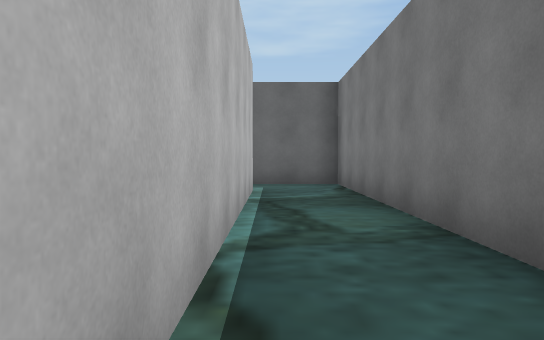
View 1 (above)

16 first-person views from a walk through a Unity game level. The camera is 1.2 m above the floor, tilts 2° down and sees 70° across. The floor is counted in squares, 2 m on a side. Each view is taken from the middle of a square. On the plan, view 1 faces up. The plan holds only what a view shows up to about 11 squares ahead; the rest is blank. The player is left out. Some surface patterns are stand-ins.

View 2
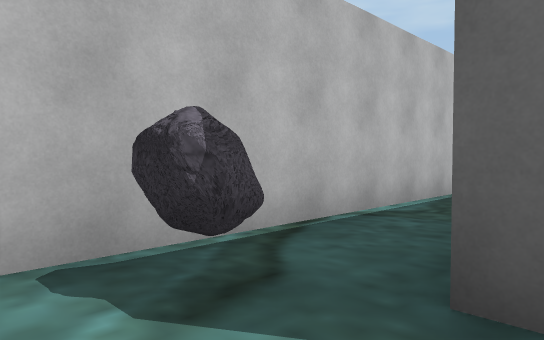

View 3
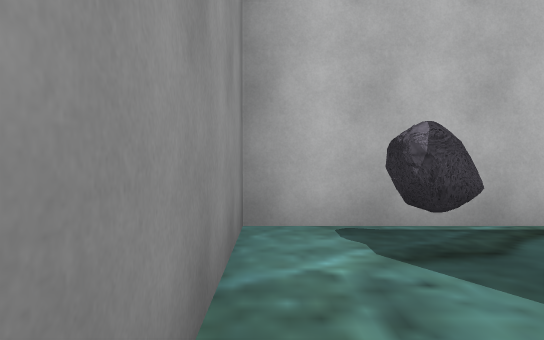

View 4
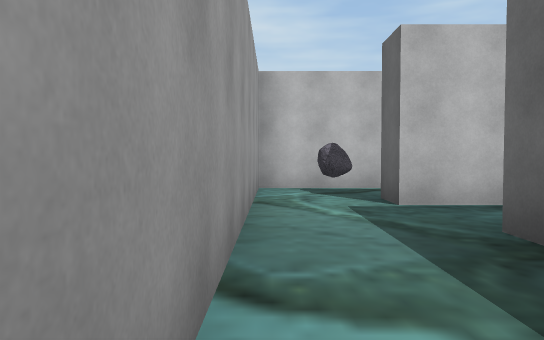

View 5
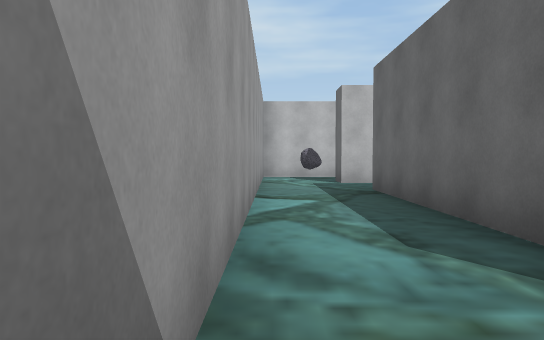

View 6
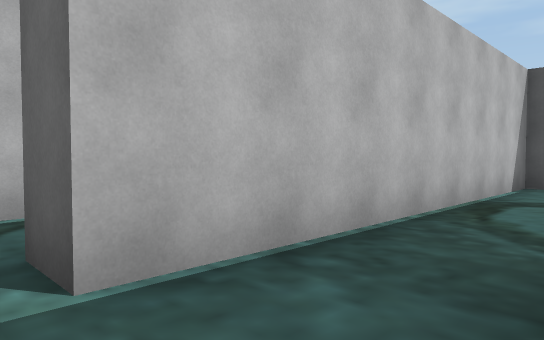

View 7
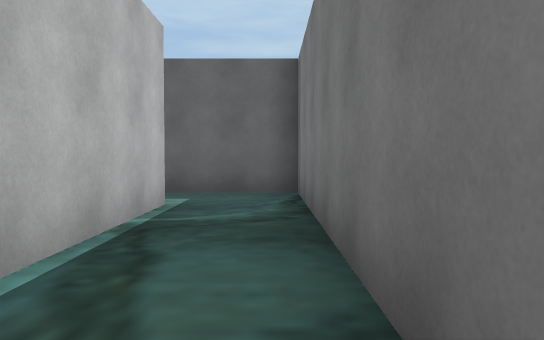

View 8
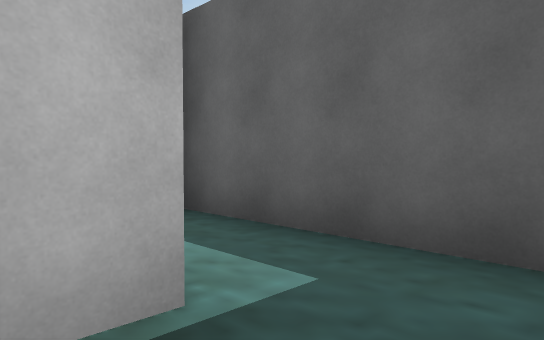

View 9
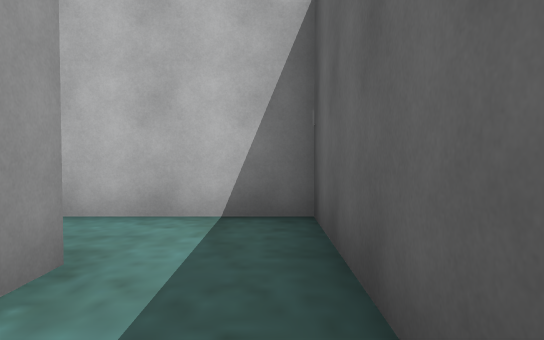

View 10
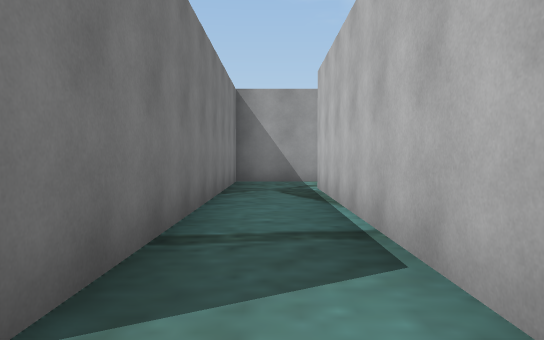

View 11
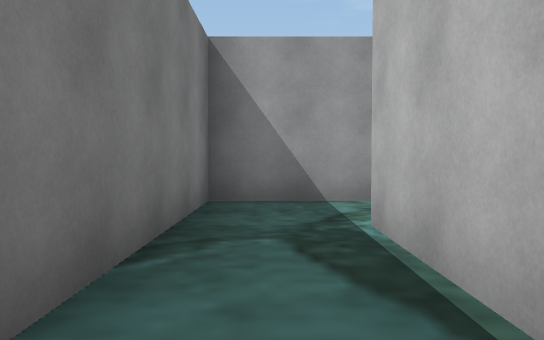

View 12
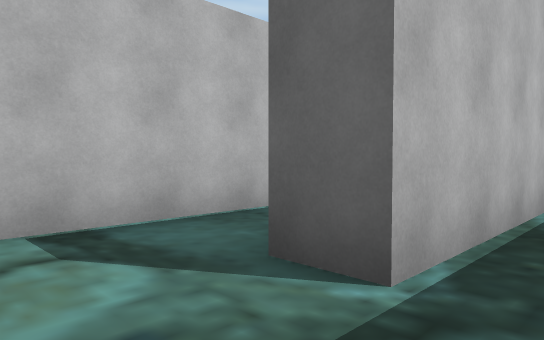

View 13
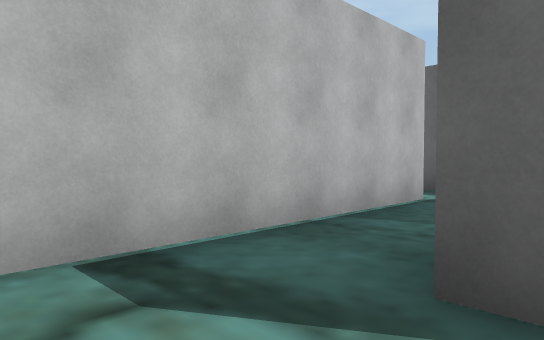

View 14
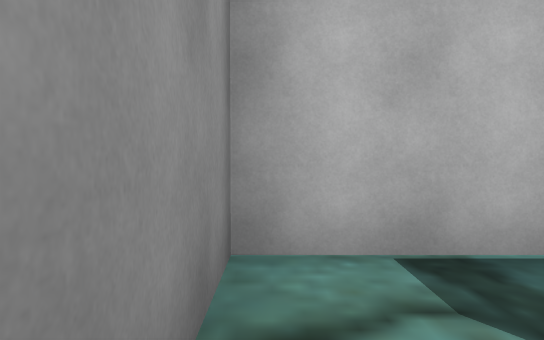

View 15
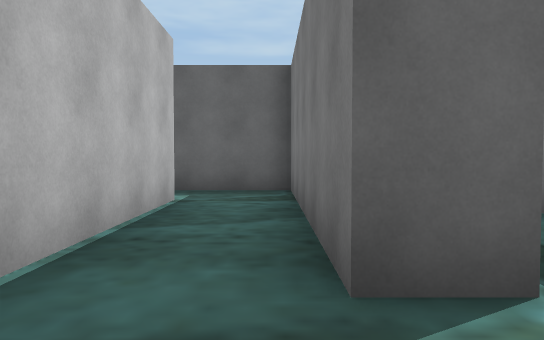

View 16
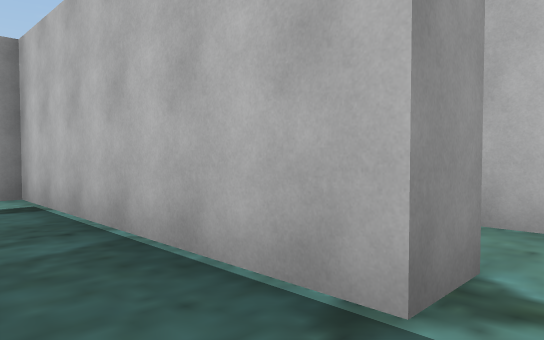

### Floor plan
Ten units are one square. View 1 is at (0, 0); x grows to the right and y downward. Boxes are objects, and circles mark ways between rooms. Rooms are numbered by the first view taken in them; rooms with no view inside come last. Other rooms are left out.
<svg viewBox="-66 -89 179 107">
<path fill="none" stroke="#000" d="M14 -20 14 -84 -5 -84M22 -6 14 -6M-3 -69 -3 13 24 13M85 -8 39 -8M24 13 108 13M22 -84 22 -6M-5 -84 -29 -84 -29 -6M-26 13 -11 13 -11 -68 -6 -68M-29 -6 -37 -6 -37 -59 -61 -59M-53 -44 -53 13 -26 13"/>
<rect x="5" y="-5" width="10" height="10" fill="#bbb"><title>other object</title></rect>
<circle cx="20" cy="5" r="3" fill="#2a7"/>
<circle cx="-10" cy="-75" r="3" fill="#2a7"/>
<circle cx="-30" cy="5" r="3" fill="#2a7"/>
<text x="10" y="-30">1</text>
<text x="60" y="0">2</text>
<text x="-20" y="-40">3</text>
<text x="-40" y="-20">4</text>
</svg>
Room 1 opens to room 2. Room 1 opens to room 3. Room 3 opens to room 4.

Where each view was taken, in squares from view 1:
view 1: 0 up, 0 right, facing up
view 2: 1 down, 2 right, facing up-left
view 3: 1 down, 3 right, facing left
view 4: 1 down, 7 right, facing left
view 5: 1 down, 11 right, facing left
view 6: 0 up, 4 right, facing up-left
view 7: 2 up, 1 right, facing up
view 8: 6 up, 1 right, facing up-left
view 9: 8 up, 1 right, facing left
view 10: 8 up, 2 left, facing down
view 11: 4 up, 2 left, facing down
view 12: 1 down, 2 left, facing up-left
view 13: 1 down, 3 left, facing up-left
view 14: 1 down, 3 left, facing left
view 15: 1 down, 4 left, facing up
view 16: 5 up, 4 left, facing down-left
